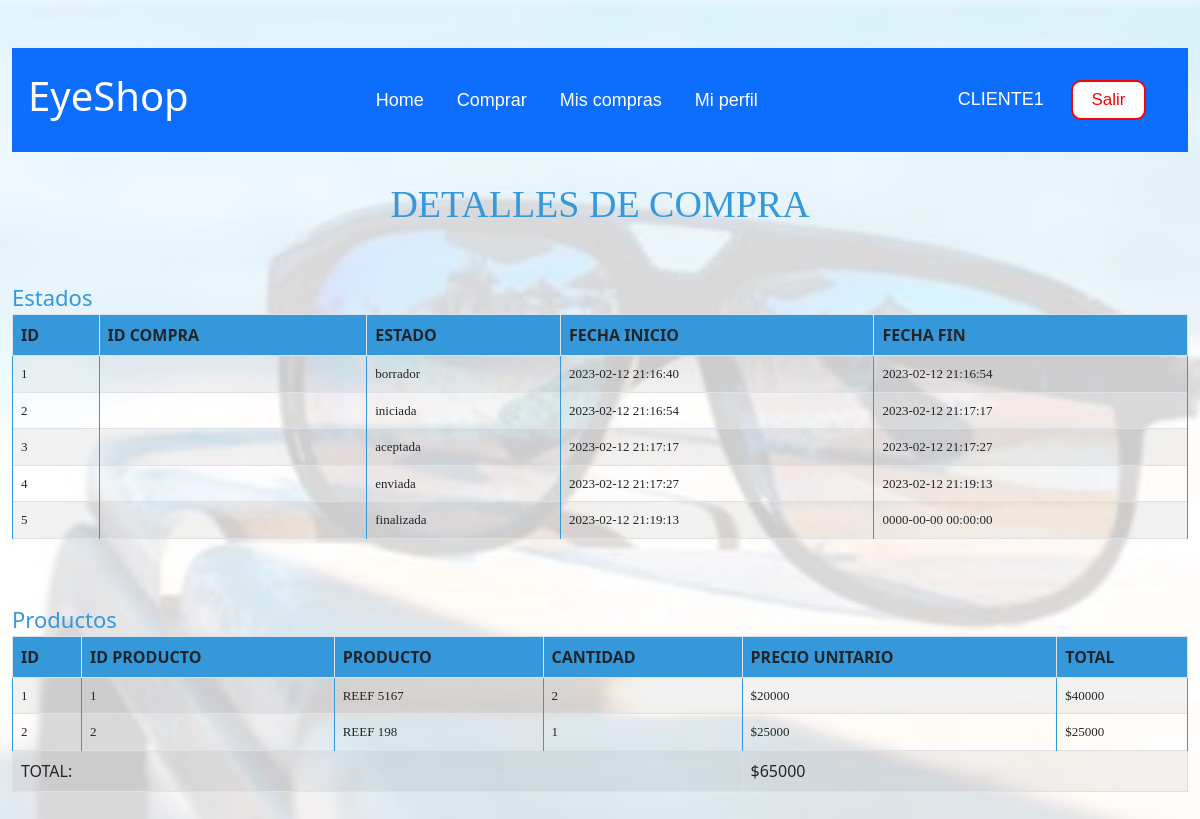
The app's page /Vista/cliente/detalleCompra.php (signed in) with its own data.
### tables this page shows
CREATE TABLE `menu` (
  `idmenu` bigint(20) NOT NULL,
  `menombre` varchar(50) NOT NULL COMMENT 'Nombre del item del menu',
  `medescripcion` varchar(124) NOT NULL COMMENT 'Descripcion mas detallada del item del menu',
  `idpadre` bigint(20) DEFAULT NULL COMMENT 'Referencia al id del menu que es subitem',
  `medeshabilitado` timestamp NULL DEFAULT current_timestamp() COMMENT 'Fecha en la que el menu fue deshabilitado por ultima vez'
);

CREATE TABLE `compraestado` (
  `idcompraestado` bigint(20) UNSIGNED NOT NULL,
  `idcompra` bigint(11) NOT NULL,
  `idcompraestadotipo` int(11) NOT NULL,
  `cefechaini` timestamp NOT NULL DEFAULT current_timestamp(),
  `cefechafin` timestamp NULL DEFAULT NULL
);

CREATE TABLE `compraestadotipo` (
  `idcompraestadotipo` int(11) NOT NULL,
  `cetdescripcion` varchar(50) NOT NULL,
  `cetdetalle` varchar(256) NOT NULL
);

CREATE TABLE `compra` (
  `idcompra` bigint(20) NOT NULL,
  `cofecha` timestamp NOT NULL DEFAULT current_timestamp() ON UPDATE current_timestamp(),
  `idusuario` bigint(20) NOT NULL
);

CREATE TABLE `producto` (
  `idproducto` bigint(20) NOT NULL,
  `pronombre` varchar(15) NOT NULL,
  `prodetalle` varchar(512) NOT NULL,
  `procantstock` int(11) NOT NULL,
  `proestado` int(1) NOT NULL DEFAULT 1 COMMENT 'Se inician en habilitado = 1',
  `proprecio` int(6) DEFAULT NULL
);

CREATE TABLE `compraitem` (
  `idcompraitem` bigint(20) UNSIGNED NOT NULL,
  `idproducto` bigint(20) NOT NULL,
  `idcompra` bigint(20) NOT NULL,
  `cicantidad` int(11) NOT NULL
);

### Vista/cliente/detalleCompra.php (the view, shortened to what the rows shown need)
<?php
include_once("../estructura/cabecera.php");
if($resp){
    $datos = data_submitted();
    $idcompra = $datos['idcompra'];
?>
  <div class="container" id="mycontainer"><br>
    <div align="center"><span class="titulo2">DETALLES DE COMPRA</span></div><br><br>
    <?php
      $objAbmCompraEstado = new AbmCompraEstado();
      $array = ["idcompra" => $idcompra];
      $listaEstados = $objAbmCompraEstado->buscar($array);
      $objAbmCompraItem = new AbmCompraitem();
      $listaItems = $objAbmCompraItem->buscar($array);
    ?>
      <table id="ejemplo" class="table table-striped table-bordered" style="width:100%">
        <thead><tr>
          <th id="columna">ID</th>
          <th id="columna">ID COMPRA</th>
          <th id="columna">ESTADO</th>
          <th id="columna">FECHA INICIO</th>
          <th id="columna">FECHA FIN</th>
        </tr></thead>
        <tbody>
        <?php
        foreach($listaEstados as $objCompraEstado){
        ?>
          <tr>
            <td id="fila"><?php echo $objCompraEstado->getIdCompraEstado();?></td>
            <td id="fila"><?php echo $idcompra;?></td>
            <td id="fila"><?php echo $objCompraEstado->getCompraEstadoTipo()->getCetDescripcion();?></td>
            <td id="fila"><?php echo $objCompraEstado->getCeFechaIni();?></td>
            <td id="fila"><?php echo $objCompraEstado->getCeFechaFin();?></td>
          </tr>
  <?php } ?>
        </tbody>
      </table><br><br>
      <table id="ejemplo" class="table table-striped table-bordered" style="width:100%">
        <thead><tr>
          <th id="columna">ID</th>
          <th id="columna">ID PRODUCTO</th>
          <th id="columna">PRODUCTO</th>
          <th id="columna">CANTIDAD</th>
          <th id="columna">PRECIO UNITARIO</th>
          <th id="columna">TOTAL</th>
        </tr></thead>
        <tbody>
        <?php
        foreach($listaItems as $objCompraItem){
          $total = $objCompraItem->getCantidad()*$objCompraItem->getObjproducto()->getProprecio();
        ?>
          <tr>
            <td id="fila"><?php echo $objCompraItem->getIdcompraitem();?></td>
            <td id="fila"><?php echo $objCompraItem->getObjproducto()->getIdproducto();?></td>
            <td id="fila"><?php echo $objCompraItem->getObjproducto()->getPronombre();?></td>
            <td id="fila"><?php echo $objCompraItem->getCantidad();?></td>
            <td id="fila"><?php echo "$".$objCompraItem->getObjproducto()->getProprecio();?></td>
            <td id="fila"><?php echo "$".$total;?></td>
          </tr>
  <?php } ?>
        </tbody>
      </table><br><br>
  </div><br>
<?php
}
else{  ?>
    <meta http-equiv="refresh" content="0;url=../pagina/index.php" />
  <?php
}
?>

### Vista/estructura/cabecera.php (shortened to what the rows shown need)
<?php
$objTrans = new Session();
$resp = $objTrans->validar();
if($resp){
  $roles = $objTrans->getRoles();
  $objRol = new AbmRol();
  $objRoles = $objRol->obtenerObjeto($roles);
  $objMenuRol = new AbmMenurol();
  $objMenus = $objMenuRol->menusRol($objRoles);
?>
<!DOCTYPE html PUBLIC "-//W3C//DTD XHTML 1.0 Transitional//ES" "http://www.w3.org/TR/xhtml1/DTD/xhtml1-transitional.dtd">
<html>
  <head>
  <link rel="stylesheet" type="text/css" href="../css/estilos.css?v7">
  <link rel="stylesheet" type="text/css" href="../css/bootstrap.min.css">
  <link rel="stylesheet" type="text/css" href="../sweetalert/sweetalert2.min.css">
  <link rel="stylesheet" type="text/css" href="../css/dataTables.bootstrap5.min.css">
  </head>
<body class="fondo"><br><br>
<div class="container" id="mycontainer">
    <nav class="navbar navbar-expand-lg navbar-primary bg-primary py-4">
      <div class="container-fluid">
            <h1 class=" text-white ms-lg-1" style="margin-right: 20px">EyeShop</h1>
      <ul class="navbar-nav">
          <?php
          foreach ($objMenus as $objMenu){
          ?>
              <li class="nav-item" style="margin-right: 20px;">
                <a class="linkacceso" href="<?php echo $objMenu->getMedescripcion(); ?>"><?php echo $objMenu->getMenombre();?></a>
              </li>
          <?php
          }
          ?>
      </ul>
      </div>
  </nav>
  </div>
  </body>
  </html>
<?php }
?>

### records on screen
menu: menombre "Comprar"
menu: menombre "Mis compras"
menu: menombre "Mi perfil"
compraestado: idcompraestado "1", idcompraestadotipo.cetdescripcion "borrador", cefechaini "2023-02-12 21:16:40", cefechafin "2023-02-12 21:16:54"
compraestado: idcompraestado "2", idcompraestadotipo.cetdescripcion "iniciada", cefechaini "2023-02-12 21:16:54", cefechafin "2023-02-12 21:17:17"
compraestado: idcompraestado "3", idcompraestadotipo.cetdescripcion "aceptada", cefechaini "2023-02-12 21:17:17", cefechafin "2023-02-12 21:17:27"
compraestado: idcompraestado "4", idcompraestadotipo.cetdescripcion "enviada", cefechaini "2023-02-12 21:17:27", cefechafin "2023-02-12 21:19:13"
compraestado: idcompraestado "5", idcompraestadotipo.cetdescripcion "finalizada", cefechaini "2023-02-12 21:19:13", cefechafin "0000-00-00 00:00:00"
producto: idproducto "1", pronombre "REEF 5167", proprecio "20000"
compra: idcompra "1", idcompra.proprecio "25000"
compraitem: cicantidad "2", cicantidad.proprecio "40000"
producto: idproducto "2", pronombre "REEF 198", proprecio "25000"
compraitem: idcompraitem "2"

### other values on screen
$usuario "CLIENTE1"
$totalCompra "65000"
